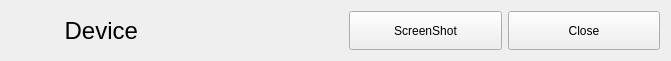
     <widget class="QWidget" name="horizontalLayoutWidget_5">
      <property name="geometry">
       <rect>
        <x>10</x>
        <y>749</y>
        <width>671</width>
        <height>61</height>
       </rect>
      </property>
      <layout class="QHBoxLayout" name="horizontalLayout_54">
       <item>
        <widget class="QLabel" name="label_136">
         <property name="sizePolicy">
          <sizepolicy hsizetype="Preferred" vsizetype="Preferred">
           <horstretch>0</horstretch>
           <verstretch>0</verstretch>
          </sizepolicy>
         </property>
         <property name="font">
          <font>
           <pointsize>18</pointsize>
          </font>
         </property>
         <property name="text">
          <string>        Device       </string>
         </property>
         <property name="alignment">
          <set>Qt::AlignCenter</set>
         </property>
        </widget>
       </item>
       <item>
        <widget class="QLabel" name="label_147">
         <property name="sizePolicy">
          <sizepolicy hsizetype="Preferred" vsizetype="Preferred">
           <horstretch>0</horstretch>
           <verstretch>0</verstretch>
          </sizepolicy>
         </property>
         <property name="font">
          <font>
           <pointsize>18</pointsize>
          </font>
         </property>
         <property name="text">
          <string/>
         </property>
         <property name="alignment">
          <set>Qt::AlignCenter</set>
         </property>
        </widget>
       </item>
       <item>
        <widget class="QPushButton" name="pushButton">
         <property name="sizePolicy">
          <sizepolicy hsizetype="Minimum" vsizetype="Preferred">
           <horstretch>0</horstretch>
           <verstretch>0</verstretch>
          </sizepolicy>
         </property>
         <property name="text">
          <string>ScreenShot</string>
         </property>
        </widget>
       </item>
       <item>
        <widget class="QPushButton" name="closebutton">
         <property name="sizePolicy">
          <sizepolicy hsizetype="Minimum" vsizetype="Preferred">
           <horstretch>0</horstretch>
           <verstretch>0</verstretch>
          </sizepolicy>
         </property>
         <property name="text">
          <string>Close</string>
         </property>
        </widget>
       </item>
      </layout>
     </widget>
